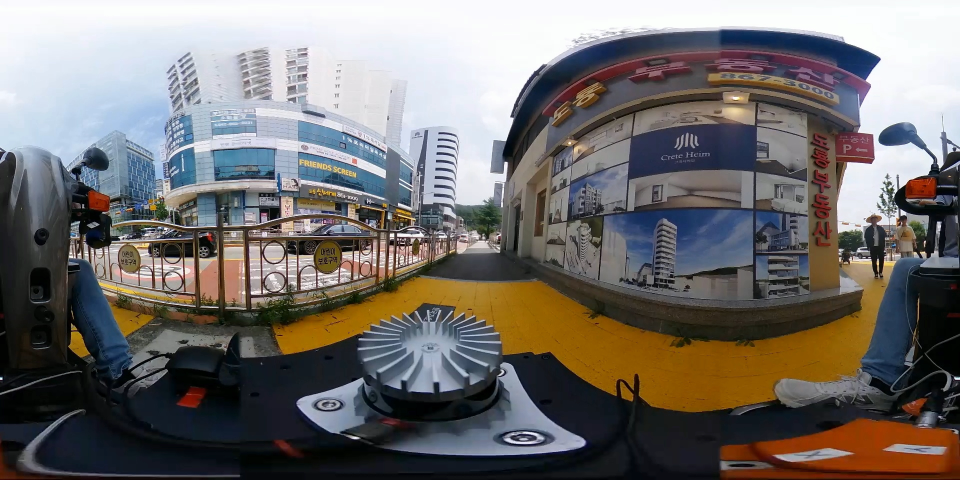
#> input picture top view/erp.png, 1920 x 960 px, found by its file name (shown at 1/2 size)
$ python 'top view 생성 실패 코드.py'
#> lines starting #> are read from the running program, lines starting #| are printed output that depends on the picture; after the words box and inside, x2 and y2 are one past the last pixel; in counts of white or black regions, pixels touching at a corner belong together
import cv2
import numpy as np
import matplotlib.pyplot as plt

# ERP 이미지를 정면 이미지로 변환
def erp_to_front_view(erp, W, H, theta, phi, fov):
    f = W / (2 * np.pi)
    R = f / np.tan(fov / 2)

    W_out = int(2 * R * np.tan(fov / 2))
    H_out = W_out

    front_view = np.zeros((H_out, W_out, 3), dtype=np.uint8)

    cx, cy = W_out // 2, H_out // 2

    for x in range(W_out):
        for y in range(H_out):
            x_theta = (x - cx) * fov / W_out
            y_phi = (y - cy) * fov / H_out

            x_s = -R * np.sin(x_theta)
            y_s = R * np.sin(y_phi)
            z_s = R * np.cos(x_theta) * np.cos(y_phi)

            x_e = np.cos(theta) * np.cos(phi)
            y_e = np.sin(theta) * np.cos(phi)
            z_e = np.sin(phi)

            scalar = x_s * x_e + y_s * y_e + z_s * z_e
            if scalar > 0:
                erp_x = (theta + np.arctan2(y_s, x_s)) * W / (2 * np.pi)
                erp_y = (np.pi / 2 - np.arccos(z_s / R)) * H / np.pi

                if 0 <= erp_x < W and 0 <= erp_y < H:
                    front_view[y, x] = erp[int(erp_y), int(erp_x)]

    return front_view

# persepective transform
def perspective_transform(image, src_points):
    dst_points = np.array([
        [0, 0],
        [image.shape[1] - 1, 0],
        [image.shape[1] - 1, image.shape[0] - 1],
        [0, image.shape[0] - 1]
    ], dtype=np.float32)

    matrix = cv2.getPerspectiveTransform(src_points, dst_points)
    warped = cv2.warpPerspective(image, matrix, (image.shape[1], image.shape[0]))

    return warped

erp_image = cv2.imread('C:/Users/admin/Desktop/imagetest_score/erp.png')
#> erp_image is the input picture: shape (960, 1920, 3); mean B, G, R 108.1, 110.4, 114.5
W, H = erp_image.shape[1], erp_image.shape[0]
#> W = 1920; H = 960

theta = 0
phi = 0
fov = np.pi/2  # 90도

front_view = erp_to_front_view(erp_image, W, H, theta, phi, fov)
#> after the loop in erp_to_front_view, `for x in range(W_out):`:
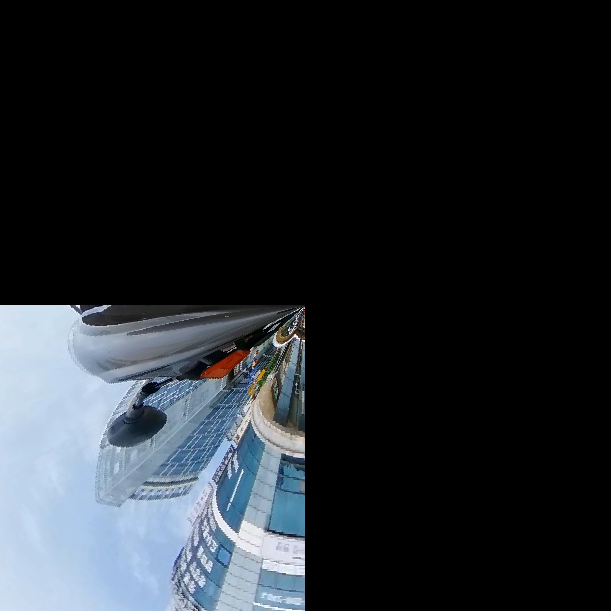
#> front_view: shape (611, 611, 3); mean B, G, R 45.2, 40.2, 35.5

src_points = np.array([
    [903, 506],
    [997, 508],
    [839, 549],
    [1061, 554]
], dtype=np.float32)

top_view = perspective_transform(front_view, src_points)

# 원본 이미지에서 4개의 점을 표시
for pt in src_points:
    cv2.circle(erp_image, tuple(pt.astype(int)), 1, (0, 0, 255), -1)
#> erp_image: shape (960, 1920, 3); under 0.01% of pixels changed, all inside (x1, y1, x2, y2) = (838, 505, 1063, 556)

plt.figure(figsize=(10, 5))


plt.subplot(1, 2, 1)
plt.imshow(cv2.cvtColor(erp_image, cv2.COLOR_BGR2RGB))
plt.title('Original ERP Image')
plt.axis('off')

# Top View 이미지 표시
plt.subplot(1, 2, 2)
plt.imshow(cv2.cvtColor(top_view, cv2.COLOR_BGR2RGB))
plt.title('Top View')
plt.axis('off')

plt.tight_layout()
plt.show()
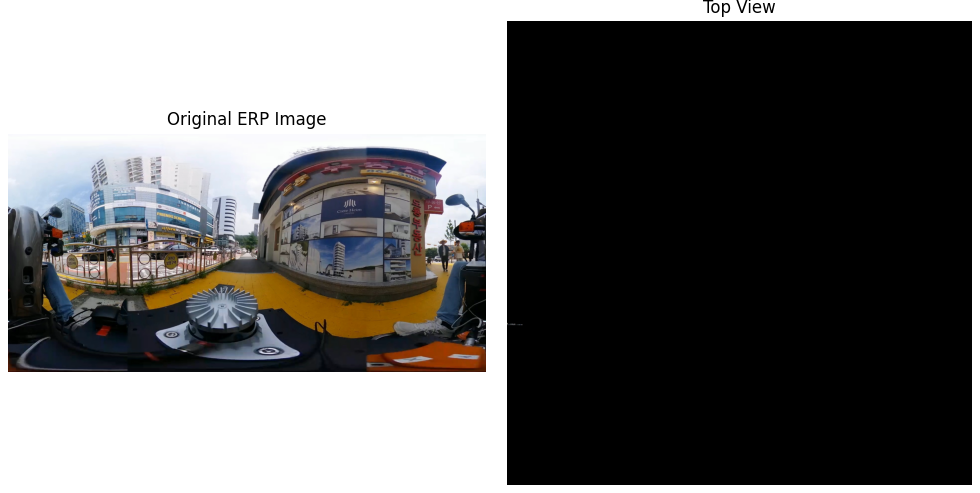
#> figure drawn by matplotlib, 2 panels
